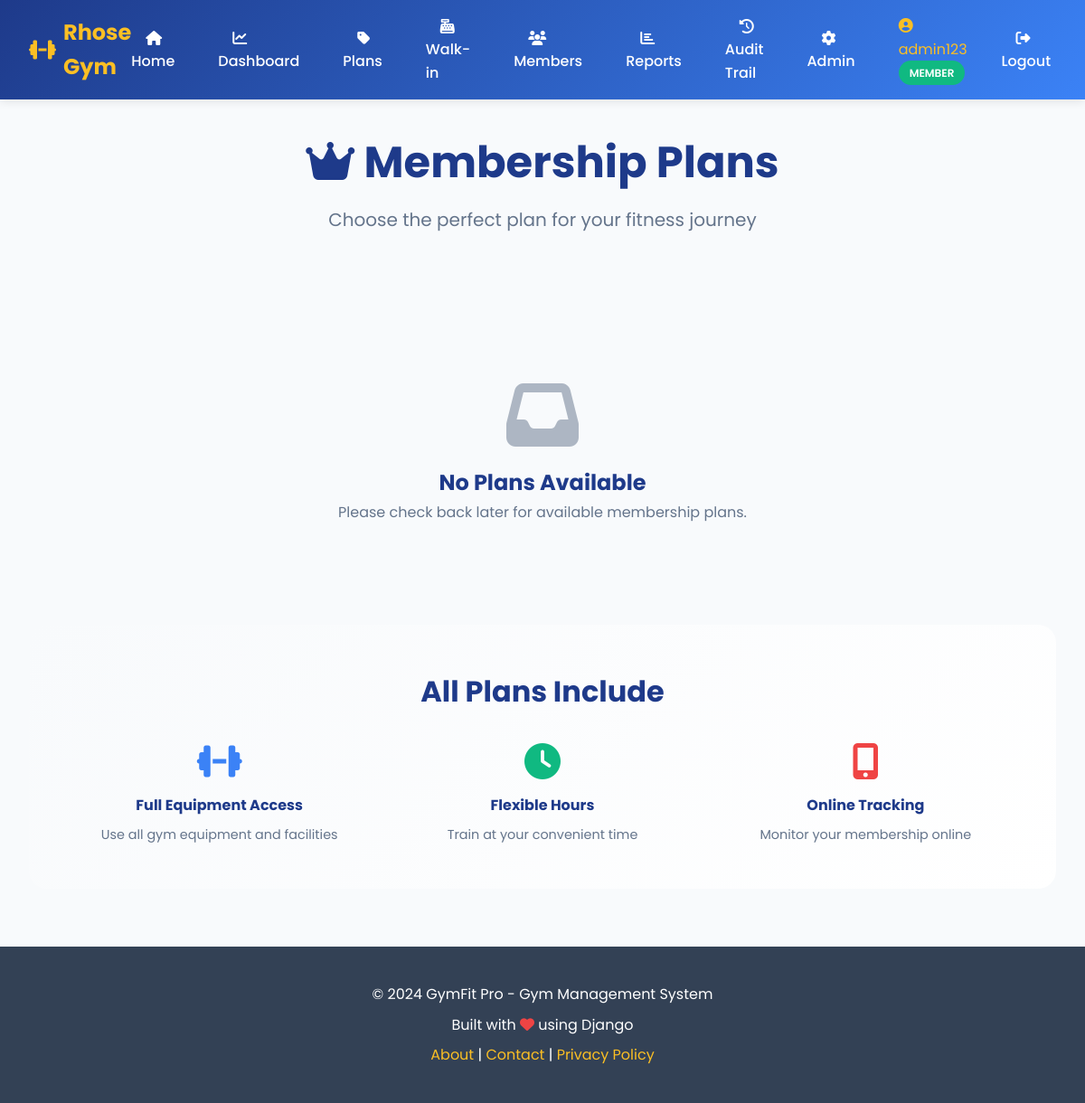
/plans/ (signed in), run on an earlier commit of the app's database.
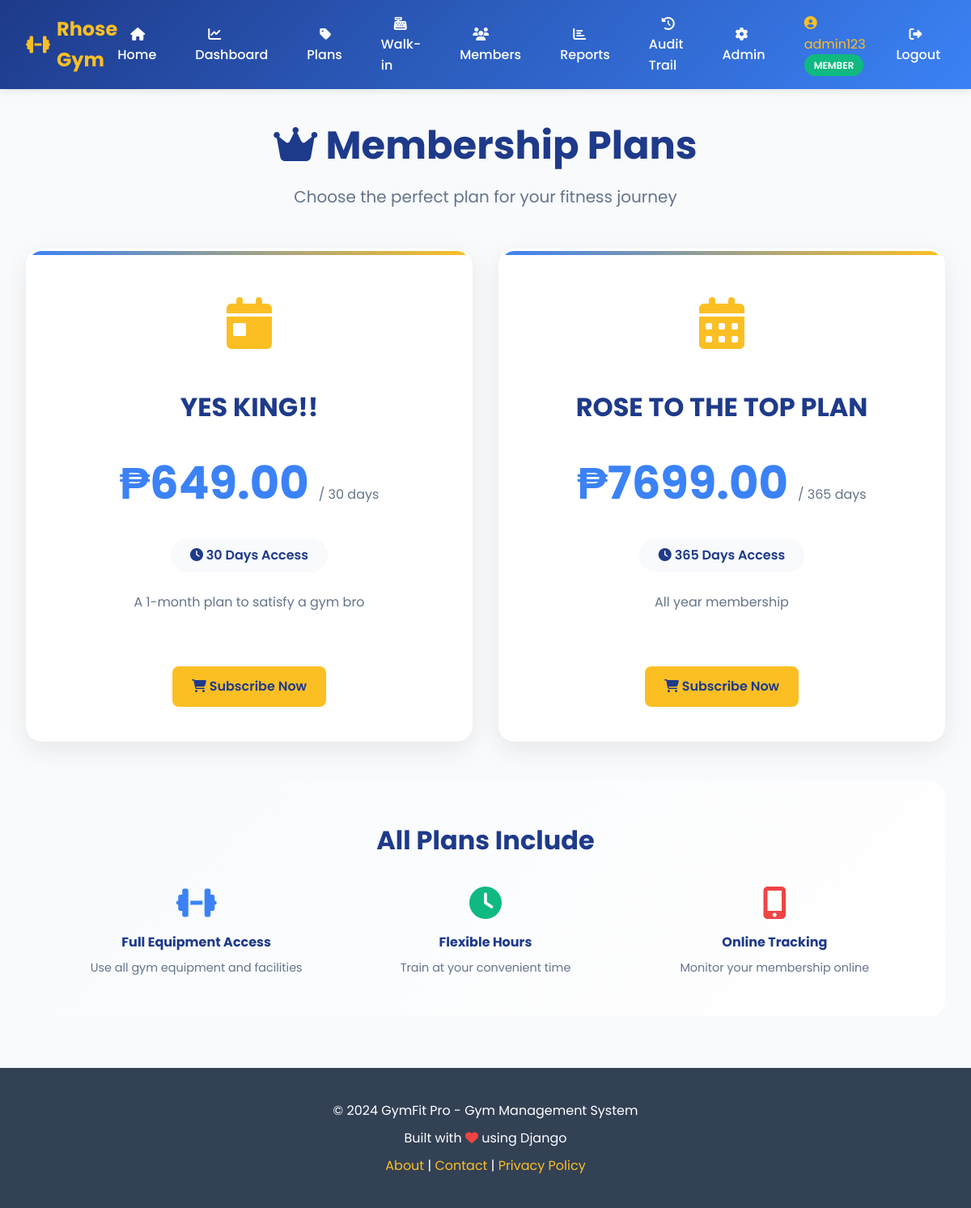
And on a later commit of the database.
### gym_app/models.py (models this page shows, shortened)
class MembershipPlan(models.Model):
    name = models.CharField(max_length=100)
    duration_days = models.IntegerField(help_text="Duration in days")
    price = models.DecimalField(max_digits=10, decimal_places=2)
    description = models.TextField(blank=True, null=True)
    is_active = models.BooleanField(default=True)
    created_at = models.DateTimeField(auto_now_add=True)
    updated_at = models.DateTimeField(auto_now=True)
    class Meta:
        db_table = 'membership_plans'
        verbose_name = 'Membership Plan'
        verbose_name_plural = 'Membership Plans'
        ordering = ['price']

### gym_app/views.py (the view)
# urls.py: path('plans/', views.membership_plans_view, name='membership_plans'),
@login_required
def membership_plans_view(request):
    plans = MembershipPlan.objects.filter(is_active=True).order_by('price')
    current_membership = None
    if request.user.role == 'member':
        current_membership = UserMembership.objects.filter(
            user=request.user,
            status='active'
        ).first()
    context = {
        'plans': plans,
        'current_membership': current_membership,
    }
    return render(request, 'gym_app/membership_plans.html', context)

### gym_app/models.py (called while the page is built)
    def is_admin(self):
        return self.role == 'admin' or self.is_superuser

    def is_staff_or_admin(self):
        return self.role in ['admin', 'staff'] or self.is_superuser or self.is_staff

### templates/gym_app/membership_plans.html (shortened to what this page needs)
{% extends 'gym_app/base.html' %}
{% block content %}
{% load static %}
<link rel="stylesheet" href="{% static 'gym_app/css/pages/membership_plans.css' %}">
<div class="page-header">
    <h1><i class="fas fa-crown"></i> Membership Plans</h1>
    <p>Choose the perfect plan for your fitness journey</p>
</div>
<div class="plans-grid">
    {% for plan in plans %}
    <div class="plan-card">
        <div class="plan-icon">
            <i class="fas fa-{% if plan.duration_days <= 30 %}calendar-day{% elif plan.duration_days <= 90 %}calendar-week{% else %}calendar-alt{% endif %}"></i>
        </div>
        <h2 class="plan-name">{{ plan.name }}</h2>
        <div class="plan-price">
            ₱{{ plan.price }}
            <small>/ {{ plan.duration_days }} days</small>
        </div>
        <div class="plan-duration">
            <i class="fas fa-clock"></i> {{ plan.duration_days }} Days Access
        </div>
        <p class="plan-description">
            {{ plan.description|default:"Full access to all gym facilities, equipment, and amenities for the duration of your membership." }}
        </p>
        {% if user.is_authenticated and user.role == 'member' %}
            {% if current_membership %}
                {% if current_membership.plan.id == plan.id %}
                    <button class="btn btn-success" disabled style="opacity: 0.6;">
                        <i class="fas fa-check"></i> Current Plan
                    </button>
                {% else %}
                    <button class="btn btn-primary" disabled style="opacity: 0.6;">
                        <i class="fas fa-info-circle"></i> Already Subscribed
                    </button>
                {% endif %}
            {% else %}
                <a href="{% url 'subscribe_plan' plan.id %}" class="btn btn-gold">
                    <i class="fas fa-shopping-cart"></i> Subscribe Now
                </a>
            {% endif %}
        {% else %}
            <a href="{% url 'login' %}" class="btn btn-primary">
                <i class="fas fa-sign-in-alt"></i> Login to Subscribe
            </a>
        {% endif %}
    </div>
    {% endfor %}
</div>
{% if not plans %}
<div style="text-align: center; padding: 4rem; color: var(--gray);">
    <i class="fas fa-inbox" style="font-size: 5rem; margin-bottom: 1rem; opacity: 0.5;"></i>
    <h2 style="color: var(--primary-blue);">No Plans Available</h2>
    <p>Please check back later for available membership plans.</p>
</div>
{% endif %}
<div style="background: linear-gradient(135deg, var(--light-bg) 0%, var(--white) 100%); padding: 3rem; border-radius: 20px; margin-top: 3rem;">
    <h2 style="text-align: center; color: var(--primary-blue); font-size: 2rem; margin-bottom: 2rem;">
        All Plans Include
    </h2>
    <div style="display: grid; grid-template-columns: repeat(auto-fit, minmax(250px, 1fr)); gap: 2rem;">
        <div style="text-align: center;">
            <i class="fas fa-dumbbell" style="font-size: 2.5rem; color: var(--secondary-blue); margin-bottom: 1rem;"></i>
            <h4 style="color: var(--primary-blue); margin-bottom: 0.5rem;">Full Equipment Access</h4>
            <p style="color: var(--gray); font-size: 0.9rem;">Use all gym equipment and facilities</p>
        </div>
        <div style="text-align: center;">
            <i class="fas fa-clock" style="font-size: 2.5rem; color: var(--success); margin-bottom: 1rem;"></i>
            <h4 style="color: var(--primary-blue); margin-bottom: 0.5rem;">Flexible Hours</h4>
            <p style="color: var(--gray); font-size: 0.9rem;">Train at your convenient time</p>
        </div>
        <div style="text-align: center;">
            <i class="fas fa-mobile-alt" style="font-size: 2.5rem; color: var(--danger); margin-bottom: 1rem;"></i>
            <h4 style="color: var(--primary-blue); margin-bottom: 0.5rem;">Online Tracking</h4>
            <p style="color: var(--gray); font-size: 0.9rem;">Monitor your membership online</p>
        </div>
    </div>
</div>
{% endblock %}

What changed in the data, as far as the page shows it:
added MembershipPlan: name "YES KING!!", price "649.00", duration_days "30", description "A 1-month plan to satisfy a gym bro"
added MembershipPlan: name "ROSE TO THE TOP PLAN", price "7699.00", duration_days "365", description "All year membership"
Also different on the page:
text no longer shown: "No Plans Available Please check back later for available membership plans."
